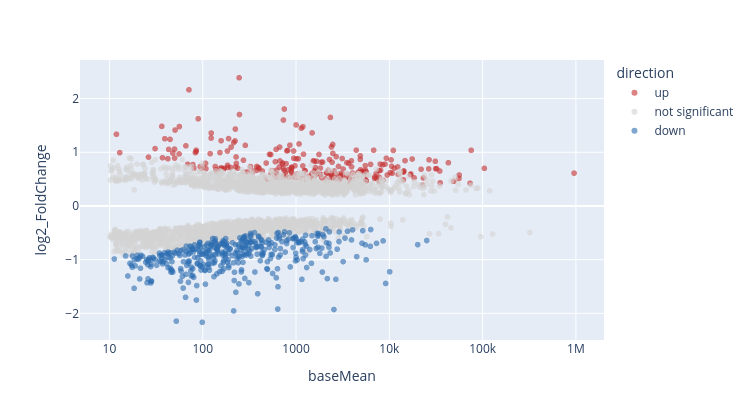

Source (notebook cell):
### Markdown cell above
Try it: which gene is the highest point? Which up-regulated gene has the largest fold
change? Zoom in on the cloud near the origin.

`fig.write_html("volcano.html")` saves the plot as a web page that anyone can open in a browser,
with the interaction intact: a good way to share an exploration with a colleague. For a paper
you still want a static figure (`fig.write_image` needs an extra package, `kaleido`). R has the
same library (`plot_ly()`), and `ggplotly()` turns a ggplot2 plot into a plotly one.

### Code cell
fig = px.scatter(df, x="baseMean", y="log2_FoldChange", color="direction", log_x=True,
                 hover_name="Gene", opacity=0.6, width=750, height=420,
                 color_discrete_map={"down": "#2b6cb0", "not significant": "lightgrey", "up": "#c53030"})
fig.show()

### Figure 1 — Plotly figure (JSON) as saved in the notebook; plotly's stock layout.template omitted (floating-point values rounded to 4 significant figures; data arrays with more than 128 entries replaced by an {"elided": "..."} marker saying what was removed)
{"data": [{"hovertemplate": "<b>%{hovertext}</b><br><br>direction=up<br>baseMean=%{x}<br>log2_FoldChange=%{y}<extra></extra>", "hovertext": {"elided": "266 str values"}, "legendgroup": "up", "marker": {"color": "#c53030", "opacity": 0.6, "symbol": "circle"}, "mode": "markers", "name": "up", "showlegend": true, "type": "scattergl", "x": {"elided": "266 float values"}, "xaxis": "x", "y": {"elided": "266 float values"}, "yaxis": "y"}, {"hovertemplate": "<b>%{hovertext}</b><br><br>direction=not significant<br>baseMean=%{x}<br>log2_FoldChange=%{y}<extra></extra>", "hovertext": {"elided": "2345 str values"}, "legendgroup": "not significant", "marker": {"color": "lightgrey", "opacity": 0.6, "symbol": "circle"}, "mode": "markers", "name": "not significant", "showlegend": true, "type": "scattergl", "x": {"elided": "2345 float values"}, "xaxis": "x", "y": {"elided": "2345 float values"}, "yaxis": "y"}, {"hovertemplate": "<b>%{hovertext}</b><br><br>direction=down<br>baseMean=%{x}<br>log2_FoldChange=%{y}<extra></extra>", "hovertext": {"elided": "390 str values"}, "legendgroup": "down", "marker": {"color": "#2b6cb0", "opacity": 0.6, "symbol": "circle"}, "mode": "markers", "name": "down", "showlegend": true, "type": "scattergl", "x": {"elided": "390 float values"}, "xaxis": "x", "y": {"elided": "390 float values"}, "yaxis": "y"}], "layout": {"height": 420, "legend": {"title": {"text": "direction"}, "tracegroupgap": 0}, "margin": {"t": 60}, "width": 750, "xaxis": {"anchor": "y", "domain": [0.0, 1.0], "title": {"text": "baseMean"}, "type": "log"}, "yaxis": {"anchor": "x", "domain": [0.0, 1.0], "title": {"text": "log2_FoldChange"}}}}
